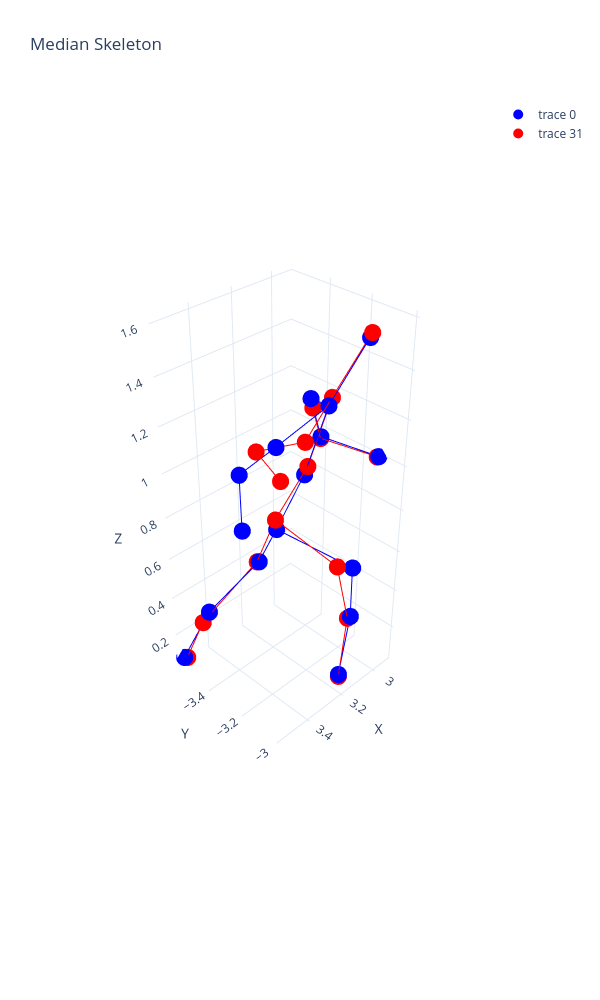

This figure's notebook cell:
### Code cell
utils.plot_median_skeleton_from_match(G2, points1, points2, faces1, faces2, plot_ground_truth=True)

### Figure 1 — Plotly figure (JSON) as saved in the notebook; plotly's stock layout.template omitted (floating-point values rounded to 4 significant figures)
{"data": [{"marker": {"color": "blue", "size": 10}, "mode": "markers", "type": "scatter3d", "x": [3.057, 3.55, 2.995, 2.915, 3.463, 3.289, 3.045, 3.22, 3.325, 3.18, 3.554, 3.536, 3.151, 3.16, 3.435, 3.145], "y": [-3.064, -3.579, -3.336, -3.11, -3.504, -3.385, -3.346, -3.206, -3.247, -3.037, -3.192, -3.206, -3.012, -3.006, -3.136, -3.164], "z": [1.556, 0.07075, 1.027, 1.001, 0.3173, 0.549, 1.209, 1.016, 0.8001, 0.09138, 1.174, 0.9243, 0.4062, 0.6586, 1.256, 1.29]}, {"line": {"color": "blue", "width": 2}, "mode": "lines", "showlegend": false, "type": "scatter3d", "x": [3.057, 3.145], "y": [-3.064, -3.164], "z": [1.556, 1.29]}, {"line": {"color": "blue", "width": 2}, "mode": "lines", "showlegend": false, "type": "scatter3d", "x": [3.55, 3.463], "y": [-3.579, -3.504], "z": [0.07075, 0.3173]}, {"line": {"color": "blue", "width": 2}, "mode": "lines", "showlegend": false, "type": "scatter3d", "x": [2.995, 2.915], "y": [-3.336, -3.11], "z": [1.027, 1.001]}, {"line": {"color": "blue", "width": 2}, "mode": "lines", "showlegend": false, "type": "scatter3d", "x": [2.995, 3.045], "y": [-3.336, -3.346], "z": [1.027, 1.209]}, {"line": {"color": "blue", "width": 2}, "mode": "lines", "showlegend": false, "type": "scatter3d", "x": [2.915, 2.995], "y": [-3.11, -3.336], "z": [1.001, 1.027]}, {"line": {"color": "blue", "width": 2}, "mode": "lines", "showlegend": false, "type": "scatter3d", "x": [3.463, 3.55], "y": [-3.504, -3.579], "z": [0.3173, 0.07075]}, {"line": {"color": "blue", "width": 2}, "mode": "lines", "showlegend": false, "type": "scatter3d", "x": [3.463, 3.289], "y": [-3.504, -3.385], "z": [0.3173, 0.549]}, {"line": {"color": "blue", "width": 2}, "mode": "lines", "showlegend": false, "type": "scatter3d", "x": [3.289, 3.463], "y": [-3.385, -3.504], "z": [0.549, 0.3173]}, {"line": {"color": "blue", "width": 2}, "mode": "lines", "showlegend": false, "type": "scatter3d", "x": [3.289, 3.325], "y": [-3.385, -3.247], "z": [0.549, 0.8001]}, {"line": {"color": "blue", "width": 2}, "mode": "lines", "showlegend": false, "type": "scatter3d", "x": [3.045, 2.995], "y": [-3.346, -3.336], "z": [1.209, 1.027]}, {"line": {"color": "blue", "width": 2}, "mode": "lines", "showlegend": false, "type": "scatter3d", "x": [3.045, 3.145], "y": [-3.346, -3.164], "z": [1.209, 1.29]}, {"line": {"color": "blue", "width": 2}, "mode": "lines", "showlegend": false, "type": "scatter3d", "x": [3.22, 3.325], "y": [-3.206, -3.247], "z": [1.016, 0.8001]}, {"line": {"color": "blue", "width": 2}, "mode": "lines", "showlegend": false, "type": "scatter3d", "x": [3.22, 3.145], "y": [-3.206, -3.164], "z": [1.016, 1.29]}, {"line": {"color": "blue", "width": 2}, "mode": "lines", "showlegend": false, "type": "scatter3d", "x": [3.325, 3.289], "y": [-3.247, -3.385], "z": [0.8001, 0.549]}, {"line": {"color": "blue", "width": 2}, "mode": "lines", "showlegend": false, "type": "scatter3d", "x": [3.325, 3.22], "y": [-3.247, -3.206], "z": [0.8001, 1.016]}, {"line": {"color": "blue", "width": 2}, "mode": "lines", "showlegend": false, "type": "scatter3d", "x": [3.325, 3.16], "y": [-3.247, -3.006], "z": [0.8001, 0.6586]}, {"line": {"color": "blue", "width": 2}, "mode": "lines", "showlegend": false, "type": "scatter3d", "x": [3.18, 3.151], "y": [-3.037, -3.012], "z": [0.09138, 0.4062]}, {"line": {"color": "blue", "width": 2}, "mode": "lines", "showlegend": false, "type": "scatter3d", "x": [3.554, 3.536], "y": [-3.192, -3.206], "z": [1.174, 0.9243]}, {"line": {"color": "blue", "width": 2}, "mode": "lines", "showlegend": false, "type": "scatter3d", "x": [3.554, 3.435], "y": [-3.192, -3.136], "z": [1.174, 1.256]}, {"line": {"color": "blue", "width": 2}, "mode": "lines", "showlegend": false, "type": "scatter3d", "x": [3.536, 3.554], "y": [-3.206, -3.192], "z": [0.9243, 1.174]}, {"line": {"color": "blue", "width": 2}, "mode": "lines", "showlegend": false, "type": "scatter3d", "x": [3.151, 3.18], "y": [-3.012, -3.037], "z": [0.4062, 0.09138]}, {"line": {"color": "blue", "width": 2}, "mode": "lines", "showlegend": false, "type": "scatter3d", "x": [3.151, 3.16], "y": [-3.012, -3.006], "z": [0.4062, 0.6586]}, {"line": {"color": "blue", "width": 2}, "mode": "lines", "showlegend": false, "type": "scatter3d", "x": [3.16, 3.325], "y": [-3.006, -3.247], "z": [0.6586, 0.8001]}, {"line": {"color": "blue", "width": 2}, "mode": "lines", "showlegend": false, "type": "scatter3d", "x": [3.16, 3.151], "y": [-3.006, -3.012], "z": [0.6586, 0.4062]}, {"line": {"color": "blue", "width": 2}, "mode": "lines", "showlegend": false, "type": "scatter3d", "x": [3.435, 3.554], "y": [-3.136, -3.192], "z": [1.256, 1.174]}, {"line": {"color": "blue", "width": 2}, "mode": "lines", "showlegend": false, "type": "scatter3d", "x": [3.435, 3.145], "y": [-3.136, -3.164], "z": [1.256, 1.29]}, {"line": {"color": "blue", "width": 2}, "mode": "lines", "showlegend": false, "type": "scatter3d", "x": [3.145, 3.057], "y": [-3.164, -3.064], "z": [1.29, 1.556]}, {"line": {"color": "blue", "width": 2}, "mode": "lines", "showlegend": false, "type": "scatter3d", "x": [3.145, 3.045], "y": [-3.164, -3.346], "z": [1.29, 1.209]}, {"line": {"color": "blue", "width": 2}, "mode": "lines", "showlegend": false, "type": "scatter3d", "x": [3.145, 3.22], "y": [-3.164, -3.206], "z": [1.29, 1.016]}, {"line": {"color": "blue", "width": 2}, "mode": "lines", "showlegend": false, "type": "scatter3d", "x": [3.145, 3.435], "y": [-3.164, -3.136], "z": [1.29, 1.256]}, {"marker": {"color": "red", "size": 10}, "mode": "markers", "type": "scatter3d", "x": [3.057, 3.537, 2.998, 2.917, 3.489, 3.288, 3.044, 3.21, 3.33, 3.18, 3.486, 3.397, 3.159, 3.216, 3.354, 3.112], "y": [-3.057, -3.576, -3.336, -3.116, -3.515, -3.398, -3.336, -3.2, -3.248, -3.036, -3.18, -3.153, -3.021, -3.034, -3.077, -3.178], "z": [1.576, 0.06453, 1.02, 0.9976, 0.2698, 0.5406, 1.173, 1.049, 0.8459, 0.08092, 1.242, 1.094, 0.3959, 0.6794, 1.268, 1.305]}, {"line": {"color": "red", "width": 2}, "mode": "lines", "showlegend": false, "type": "scatter3d", "x": [3.057, 3.112], "y": [-3.057, -3.178], "z": [1.576, 1.305]}, {"line": {"color": "red", "width": 2}, "mode": "lines", "showlegend": false, "type": "scatter3d", "x": [3.537, 3.489], "y": [-3.576, -3.515], "z": [0.06453, 0.2698]}, {"line": {"color": "red", "width": 2}, "mode": "lines", "showlegend": false, "type": "scatter3d", "x": [2.998, 2.917], "y": [-3.336, -3.116], "z": [1.02, 0.9976]}, {"line": {"color": "red", "width": 2}, "mode": "lines", "showlegend": false, "type": "scatter3d", "x": [2.998, 3.044], "y": [-3.336, -3.336], "z": [1.02, 1.173]}, {"line": {"color": "red", "width": 2}, "mode": "lines", "showlegend": false, "type": "scatter3d", "x": [2.917, 2.998], "y": [-3.116, -3.336], "z": [0.9976, 1.02]}, {"line": {"color": "red", "width": 2}, "mode": "lines", "showlegend": false, "type": "scatter3d", "x": [3.489, 3.537], "y": [-3.515, -3.576], "z": [0.2698, 0.06453]}, {"line": {"color": "red", "width": 2}, "mode": "lines", "showlegend": false, "type": "scatter3d", "x": [3.489, 3.288], "y": [-3.515, -3.398], "z": [0.2698, 0.5406]}, {"line": {"color": "red", "width": 2}, "mode": "lines", "showlegend": false, "type": "scatter3d", "x": [3.288, 3.489], "y": [-3.398, -3.515], "z": [0.5406, 0.2698]}, {"line": {"color": "red", "width": 2}, "mode": "lines", "showlegend": false, "type": "scatter3d", "x": [3.288, 3.33], "y": [-3.398, -3.248], "z": [0.5406, 0.8459]}, {"line": {"color": "red", "width": 2}, "mode": "lines", "showlegend": false, "type": "scatter3d", "x": [3.044, 2.998], "y": [-3.336, -3.336], "z": [1.173, 1.02]}, {"line": {"color": "red", "width": 2}, "mode": "lines", "showlegend": false, "type": "scatter3d", "x": [3.044, 3.112], "y": [-3.336, -3.178], "z": [1.173, 1.305]}, {"line": {"color": "red", "width": 2}, "mode": "lines", "showlegend": false, "type": "scatter3d", "x": [3.21, 3.33], "y": [-3.2, -3.248], "z": [1.049, 0.8459]}, {"line": {"color": "red", "width": 2}, "mode": "lines", "showlegend": false, "type": "scatter3d", "x": [3.21, 3.112], "y": [-3.2, -3.178], "z": [1.049, 1.305]}, {"line": {"color": "red", "width": 2}, "mode": "lines", "showlegend": false, "type": "scatter3d", "x": [3.33, 3.288], "y": [-3.248, -3.398], "z": [0.8459, 0.5406]}, {"line": {"color": "red", "width": 2}, "mode": "lines", "showlegend": false, "type": "scatter3d", "x": [3.33, 3.21], "y": [-3.248, -3.2], "z": [0.8459, 1.049]}, {"line": {"color": "red", "width": 2}, "mode": "lines", "showlegend": false, "type": "scatter3d", "x": [3.33, 3.216], "y": [-3.248, -3.034], "z": [0.8459, 0.6794]}, {"line": {"color": "red", "width": 2}, "mode": "lines", "showlegend": false, "type": "scatter3d", "x": [3.18, 3.159], "y": [-3.036, -3.021], "z": [0.08092, 0.3959]}, {"line": {"color": "red", "width": 2}, "mode": "lines", "showlegend": false, "type": "scatter3d", "x": [3.486, 3.397], "y": [-3.18, -3.153], "z": [1.242, 1.094]}, {"line": {"color": "red", "width": 2}, "mode": "lines", "showlegend": false, "type": "scatter3d", "x": [3.486, 3.354], "y": [-3.18, -3.077], "z": [1.242, 1.268]}, {"line": {"color": "red", "width": 2}, "mode": "lines", "showlegend": false, "type": "scatter3d", "x": [3.397, 3.486], "y": [-3.153, -3.18], "z": [1.094, 1.242]}, {"line": {"color": "red", "width": 2}, "mode": "lines", "showlegend": false, "type": "scatter3d", "x": [3.159, 3.18], "y": [-3.021, -3.036], "z": [0.3959, 0.08092]}, {"line": {"color": "red", "width": 2}, "mode": "lines", "showlegend": false, "type": "scatter3d", "x": [3.159, 3.216], "y": [-3.021, -3.034], "z": [0.3959, 0.6794]}, {"line": {"color": "red", "width": 2}, "mode": "lines", "showlegend": false, "type": "scatter3d", "x": [3.216, 3.33], "y": [-3.034, -3.248], "z": [0.6794, 0.8459]}, {"line": {"color": "red", "width": 2}, "mode": "lines", "showlegend": false, "type": "scatter3d", "x": [3.216, 3.159], "y": [-3.034, -3.021], "z": [0.6794, 0.3959]}, {"line": {"color": "red", "width": 2}, "mode": "lines", "showlegend": false, "type": "scatter3d", "x": [3.354, 3.486], "y": [-3.077, -3.18], "z": [1.268, 1.242]}, {"line": {"color": "red", "width": 2}, "mode": "lines", "showlegend": false, "type": "scatter3d", "x": [3.354, 3.112], "y": [-3.077, -3.178], "z": [1.268, 1.305]}, {"line": {"color": "red", "width": 2}, "mode": "lines", "showlegend": false, "type": "scatter3d", "x": [3.112, 3.057], "y": [-3.178, -3.057], "z": [1.305, 1.576]}, {"line": {"color": "red", "width": 2}, "mode": "lines", "showlegend": false, "type": "scatter3d", "x": [3.112, 3.044], "y": [-3.178, -3.336], "z": [1.305, 1.173]}, {"line": {"color": "red", "width": 2}, "mode": "lines", "showlegend": false, "type": "scatter3d", "x": [3.112, 3.21], "y": [-3.178, -3.2], "z": [1.305, 1.049]}, {"line": {"color": "red", "width": 2}, "mode": "lines", "showlegend": false, "type": "scatter3d", "x": [3.112, 3.354], "y": [-3.178, -3.077], "z": [1.305, 1.268]}], "layout": {"height": 1000, "scene": {"aspectmode": "data", "camera": {"eye": {"x": 2.5, "y": 2.5, "z": 2.5}}, "xaxis": {"title": {"text": "X"}}, "yaxis": {"title": {"text": "Y"}}, "zaxis": {"title": {"text": "Z"}}}, "title": {"text": "Median Skeleton"}, "width": 600}}
